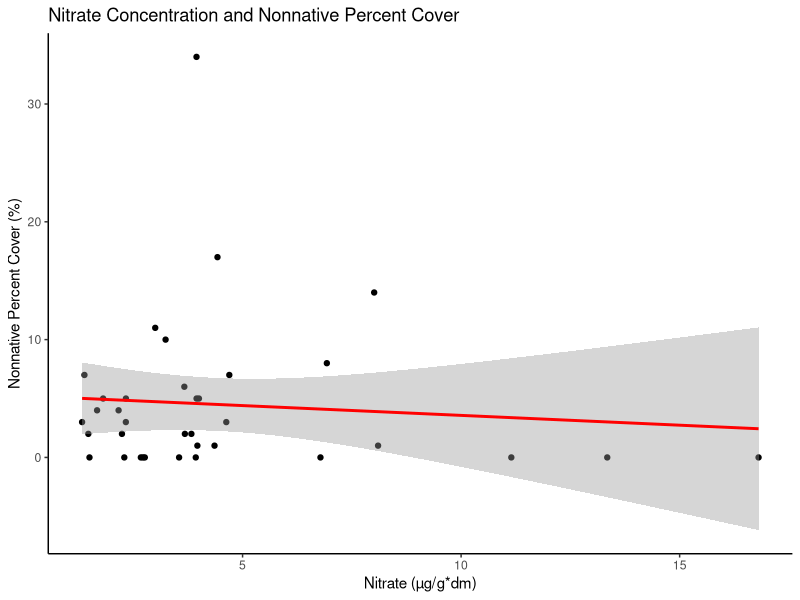
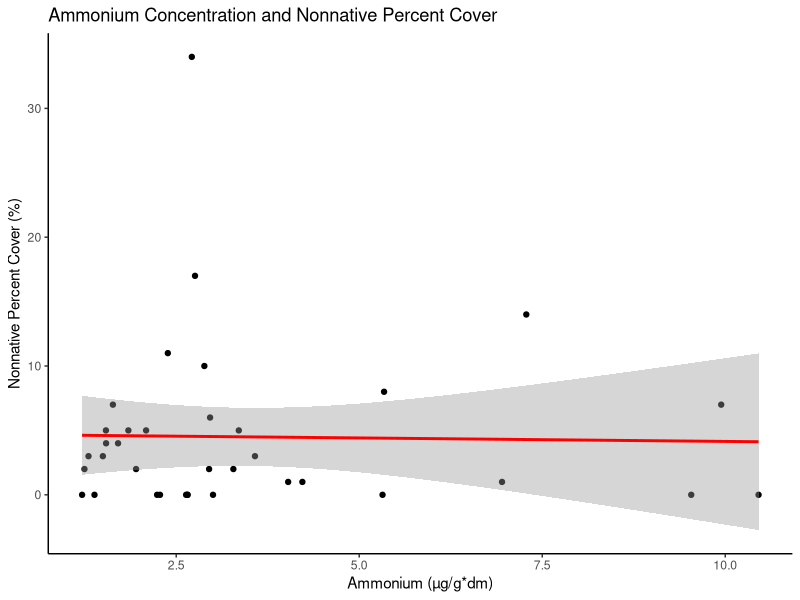
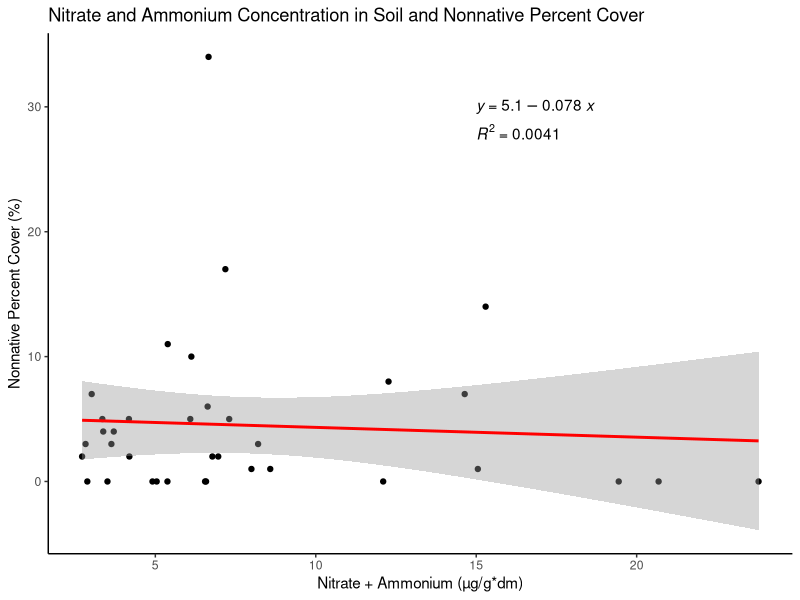
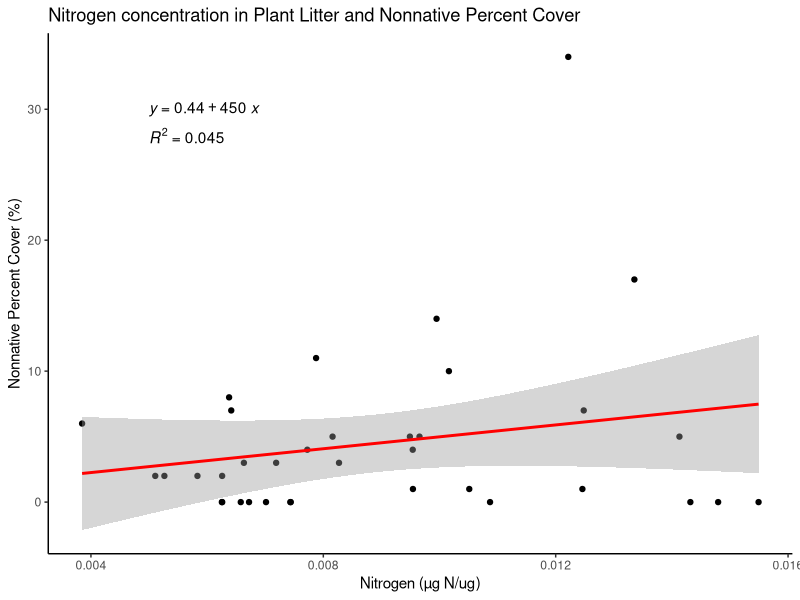
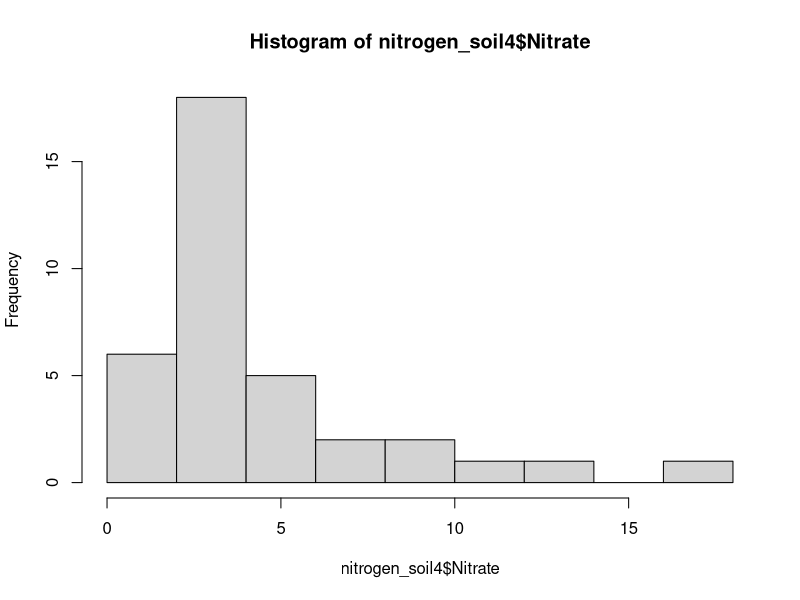
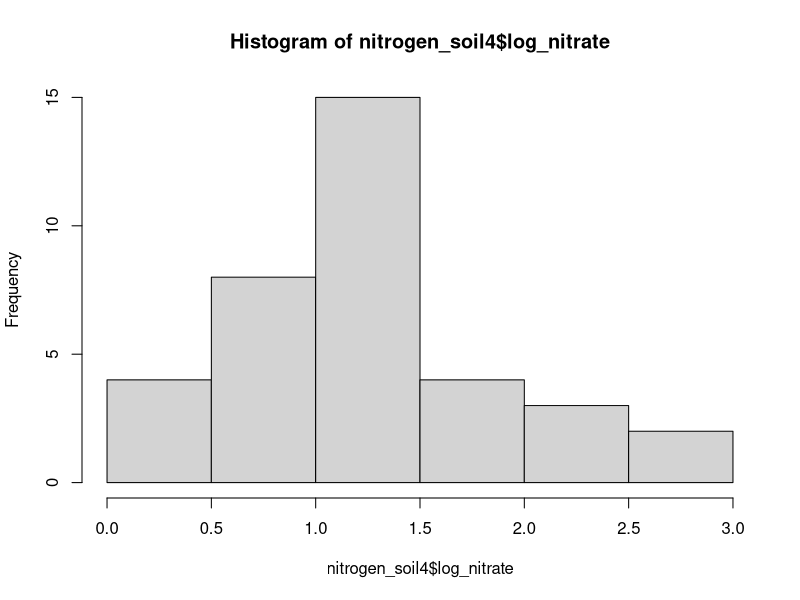
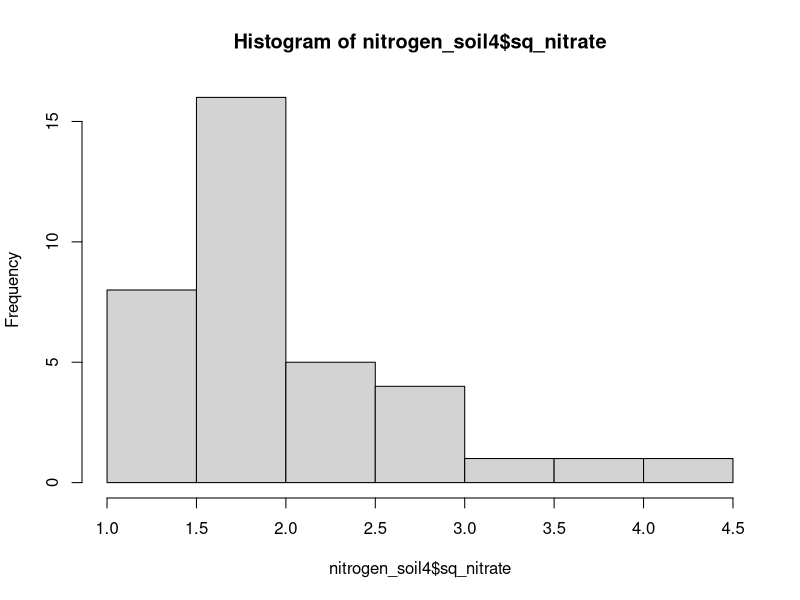
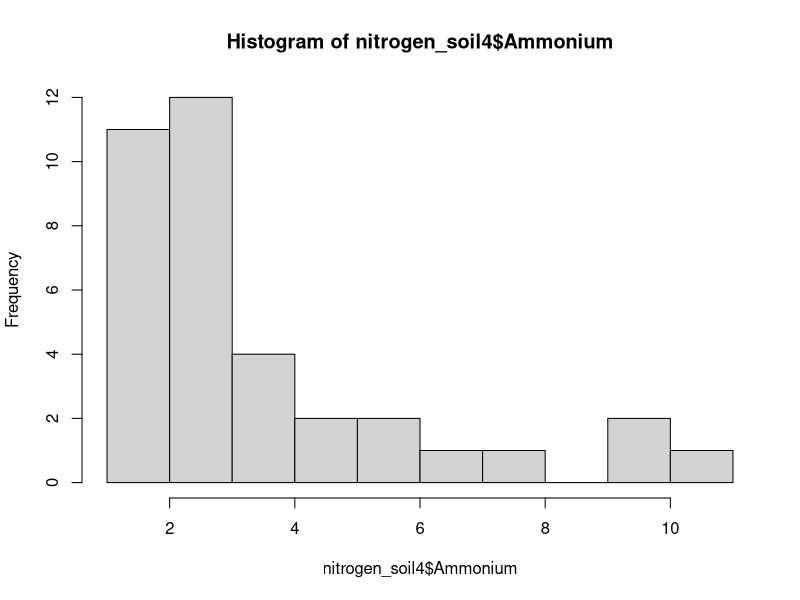

Generate these figures, in order, with R:
## ---- chunk 1
knitr::opts_chunk$set(echo = TRUE)
## ---- chunk 2
library(tidyverse)
library(ggpubr)
## ---- chunk 3
#importing data into R
nitrogen_soil <- read_csv("nitrogen_soil.csv")
north_parcel <- read_csv("data/np_pc.csv")
north_parcel
nitrogen_soil2 <- rename(nitrogen_soil, 'nonnative' = 'Total Nonnative PC')
nitrogen_soil2
nitrogen_soil4 <- read_csv("Nitrogen_soil (4).csv")
nitrogen_soil4 <- rename(nitrogen_soil4, 'nonnative'='Total Nonnative PC')
nitrogen_soil4 <- rename (nitrogen_soil4, 'A_N'= 'Ammonium+Nitrate (ug/g*dm)')
nitrogen_soil4 <- rename (nitrogen_soil4, 'Ammonium'='Ammonium(ug/g*dm)')
nitrogen_soil4 <- rename (nitrogen_soil4, 'Nitrate'='Nitrate (ug/g*dm)')
nitrogen_soil4
nitrogen_plant <- read_csv("Nitrogen_plant (5).csv")
#nitrogen_plant <- rename(nitrogen_plant,'nitrogen'='Nitrogen weight (ug)')
nitrogen_plant <- rename(nitrogen_plant, 'nonnative'='Total Nonnative PC')
nitrogen_plant
## ---- chunk 4
#creating nitrate graph
nitrate_graph <- ggplot(nitrogen_soil4, aes(x=Nitrate, y=nonnative)) +labs(title="Nitrate Concentration and Nonnative Percent Cover") +xlab("Nitrate (µg/g*dm)") +ylab("Nonnative Percent Cover (%)") +geom_point() +geom_smooth(method=lm , color="red", se=TRUE) + theme_classic()
nitrate_graph

#make column graph? x axis is zone, y axis is nitrogen concentration (nitrate and ammonium)

#+facet_wrap(~zone) this is for regression

#start google slides (intro, methods,etc, conclusion)

## ---- chunk 5
#creating ammonium graph
ammonium_graph <- ggplot(nitrogen_soil4, aes(x=Ammonium, y=nonnative))  +labs(title="Ammonium Concentration and Nonnative Percent Cover") +xlab("Ammonium (µg/g*dm)") +ylab("Nonnative Percent Cover (%)") +geom_point() +geom_smooth(method=lm , color="red", se=TRUE) + theme_classic()
ammonium_graph
## ---- chunk 6
A_N_graph <- ggplot(nitrogen_soil4, aes(x=A_N, y=nonnative))  +labs(title="Nitrate and Ammonium Concentration in Soil and Nonnative Percent Cover") +xlab("Nitrate + Ammonium (µg/g*dm)") +ylab("Nonnative Percent Cover (%)") +geom_point() +geom_smooth(method=lm , color="red", se=TRUE) + theme_classic() + stat_regline_equation(label.x=15, label.y=30) + stat_regline_equation(aes(label = ..rr.label..),label.x=15, label.y=28)
 # stat_cor(aes(label=..rr.label..), 
A_N_graph
## ---- chunk 7
plant_graph <- ggplot(nitrogen_plant, aes(x=nitrogen, y=nonnative))  +labs(title="Nitrogen concentration in Plant Litter and Nonnative Percent Cover") +xlab("Nitrogen (µg N/ug)") +ylab("Nonnative Percent Cover (%)") +geom_point() +geom_smooth(method=lm , color="red", se=TRUE) + theme_classic()+stat_regline_equation(label.x=0.005, label.y=30) + stat_cor(aes(label=..rr.label..), label.x=0.005, label.y=28)
plant_graph
## ---- chunk 8
#Nitrate
#normality of data (not manipulated)
#H0:𝜇d (normality of data) = 0
#HA:𝜇d (normality of data) ≠ 0
#find residuals
fit_n <- lm(nonnative~Nitrate, data=nitrogen_soil4)
res_n<- fit_n$residuals

#run tests to test for normality
hist(nitrogen_soil4$Nitrate)
#qqPlot(nitrogen_soil4$Nitrate, main = "qqPlot of Nitrate concentration")
shapiro.test(nitrogen_soil4$Nitrate)

summary(fit_n)

#anova
#H0:𝜇d (normality of data) = 0
#HA:𝜇d (normality of data) ≠ 0
nitrate_aov <- aov(nonnative ~ Nitrate, data=nitrogen_soil4)
summary(nitrate_aov)
## ---- chunk 9
#manipulate data#
nitrogen_soil4$log_nitrate <- log(nitrogen_soil4$Nitrate)
nitrogen_soil4$sq_nitrate <-sqrt(nitrogen_soil4$Nitrate)
nitrogen_soil4

#histogram with manipulated data
hist(nitrogen_soil4$log_nitrate)
hist(nitrogen_soil4$sq_nitrate)
#log data seems most normal

#run test for normality with manipulated data
#qqPlot(nitrogen_soil4$log_nitrate, main = "qqPlot of log Nitrate concentration")
shapiro.test(nitrogen_soil4$log_nitrate)

#H0:𝜇d (normality of data) = 0
#HA:𝜇d (normality of data) ≠ 0
#find residuals
fit_n_log <- lm(nonnative~log_nitrate, data=nitrogen_soil4)
res_n_log<- fit_n_log$residuals

summary(fit_n_log)

#anova
#H0:𝜇d (normality of data) = 0
#HA:𝜇d (normality of data) ≠ 0
nitrate_aov_log <- aov(nonnative ~ log_nitrate, data=nitrogen_soil4)
summary(nitrate_aov_log)
## ---- chunk 10
#Ammonium
#normality of data (not manipulated)
#H0:𝜇d (normality of data) = 0
#HA:𝜇d (normality of data) ≠ 0
#find residuals
#fit_a <- lm(nonnative~Ammonium, data=nitrogen_soil4)
#res_a<- fit$residuals

#run tests to test for normality
hist(nitrogen_soil4$Ammonium)
#qqPlot(nitrogen_soil4$Ammonium, main = "qqPlot of Ammonium concentration")
shapiro.test(nitrogen_soil4$Ammonium)


#summary(fit_a)

#anova
#H0:𝜇d (normality of data) = 0
#HA:𝜇d (normality of data) ≠ 0
ammonium_aov <- aov(nonnative ~ Ammonium, data=nitrogen_soil4)
summary(ammonium_aov)
## ---- chunk 11
#manipulate data#
nitrogen_soil4$log_ammonium <- log(nitrogen_soil4$Ammonium)
nitrogen_soil4$sq_ammonium <-sqrt(nitrogen_soil4$Ammonium)
nitrogen_soil4

#histogram with manipulated data
hist(nitrogen_soil4$log_ammonium)
hist(nitrogen_soil4$sq_ammonium)
#log data seems most normal

#run test for normality with manipulated data
#qqPlot(nitrogen_soil4$log_ammonium, main = "qqPlot of log Ammonium concentration")
shapiro.test(nitrogen_soil4$log_ammonium)

#H0:𝜇d (normality of data) = 0
#HA:𝜇d (normality of data) ≠ 0
#find residuals
fit_a_log <- lm(nonnative~log_ammonium, data=nitrogen_soil4)
res_a_log<- fit_a_log$residuals

summary(fit_a_log)

#anova
#H0:𝜇d (normality of data) = 0
#HA:𝜇d (normality of data) ≠ 0
ammonium_aov_log <- aov(nonnative ~ log_ammonium, data=nitrogen_soil4)
summary(ammonium_aov_log)
## ---- chunk 12
#Nitrate plus Ammonium
#normality of data (not manipulated)
#H0:𝜇d (normality of data) = 0
#HA:𝜇d (normality of data) ≠ 0
#find residuals
#fit_a_n <- lm(nonnative~A_N, data=nitrogen_soil4)
#res_a_n<- fit$residuals

#run tests to test for normality
hist(nitrogen_soil4$A_N)
#qqPlot(nitrogen_soil4$A_N, main = "qqPlot of Nitrate plus Ammonium concentration")
shapiro.test(nitrogen_soil4$A_N)

#nitrate
#summary(fit_a_n)

#anova
#H0:𝜇d (normality of data) = 0
#HA:𝜇d (normality of data) ≠ 0
a_n_aov <- aov(nonnative ~ A_N, data=nitrogen_soil4)
summary(a_n_aov)

## ---- chunk 13
#manipulate data#
nitrogen_soil4$log_a_n <- log(nitrogen_soil4$A_N)
nitrogen_soil4$sq_a_n <-sqrt(nitrogen_soil4$A_N)
nitrogen_soil4

#histogram with manipulated data
hist(nitrogen_soil4$log_a_n)
hist(nitrogen_soil4$sq_a_n)
#log data seems most normal

#run test for normality with manipulated data
#qqPlot(nitrogen_soil4$log_a_n, main = "qqPlot of log Ammonium concentration")
shapiro.test(nitrogen_soil4$log_a_n)

#H0:𝜇d (normality of data) = 0
#HA:𝜇d (normality of data) ≠ 0
#find residuals
#fit_a_n_log <- lm(nonnative~log_a_n, data=nitrogen_soil4)
#res_a_n_log<- fit_a_n_log$residuals

#summary(fit_a_n_log)

#anova
#H0:𝜇d (normality of data) = 0
#HA:𝜇d (normality of data) ≠ 0
a_n_aov_log <- aov(nonnative ~ log_a_n, data=nitrogen_soil4)
summary(a_n_aov_log)

## ---- chunk 14
#nitrogen in plants
#normality of data (not manipulated)
#H0:𝜇d (normality of data) = 0
#HA:𝜇d (normality of data) ≠ 0
#find residuals
#fit_plant_n <- lm(nonnative~nitrogen, data=nitrogen_plant)
#res_plant_n<- fit$residuals

#run tests to test for normality
hist(nitrogen_plant$nitrogen)
#qqPlot(nitrogen_plant$nitrogen, main = "qqPlot of Nitrogen in Plant Matter")
shapiro.test(nitrogen_plant$nitrogen)

#nitrate
#summary(fit_plant_n)

#anova
#H0:𝜇d (normality of data) = 0
#HA:𝜇d (normality of data) ≠ 0
plant_n_aov <- aov(nonnative ~ nitrogen, data=nitrogen_plant)
summary(plant_n_aov)

## ---- chunk 15
#manipulate data#
nitrogen_plant$log_nitrogen <- log(nitrogen_plant$nitrogen)
nitrogen_plant$sq_nitrogen <-sqrt(nitrogen_plant$nitrogen)
nitrogen_plant

#histogram with manipulated data
hist(nitrogen_plant$log_nitrogen)
hist(nitrogen_plant$sq_nitrogen)
#sq data seems most normal

#run test for normality with manipulated data
#qqPlot(nitrogen_plant$sq_nitrogen, main = "qqPlot of sq nitrogen concentration")
shapiro.test(nitrogen_plant$sq_nitrogen)

#H0:𝜇d (normality of data) = 0
#HA:𝜇d (normality of data) ≠ 0
#find residuals
#fit_plant_sq <- lm(nonnative~sq_nitrogen, data=nitrogen_plant)
#res_plant_sq<- fit_a_log$residuals

#summary(fit_plant_sq)

#anova
#H0:𝜇d (normality of data) = 0
#HA:𝜇d (normality of data) ≠ 0
plant_aov_log <- aov(nonnative ~ sq_nitrogen, data=nitrogen_plant)
summary(plant_aov_log)
## ---- chunk 16
#manipulating data for Nitrate (log and squared)
#nitrogen_soil4$log_nitrate <- log(nitrogen_soil4$Nitrate)
#nitrogen_soil4$sq_nitrate <-sqrtnitrogen_soil4$Nitrate)
#
## ---- chunk 17
#not needed anymore
#Nitrate graph with separate zones
#nitrate_graph2 <- ggplot(nitrogen_soil3, aes(x=Nitrate, y=nonnative)) +geom_point() +geom_smooth(method=lm , color="red", se=TRUE) + theme_classic() + facet_wrap(~Zone)
#nitrate_graph2

## ---- chunk 18
#not needed anymore
#ammonium graph with separate zones
#ammonium_graph2 <- ggplot(nitrogen_soil3, aes(x=Ammonium, y=nonnative)) +geom_point() +geom_smooth(method=lm , color="red", se=TRUE) + theme_classic() + facet_wrap(~Zone)
#ammonium_graph2

## ---- chunk 19
#not needed anymore
#plot(x=nitrogen_soil2$Nitrate, y=nitrogen_soil2$nonnative, ,xlab="Nitrate concentration", yxlab="Total Nonnative PC", main="Nitrate and Nonnative PC")

